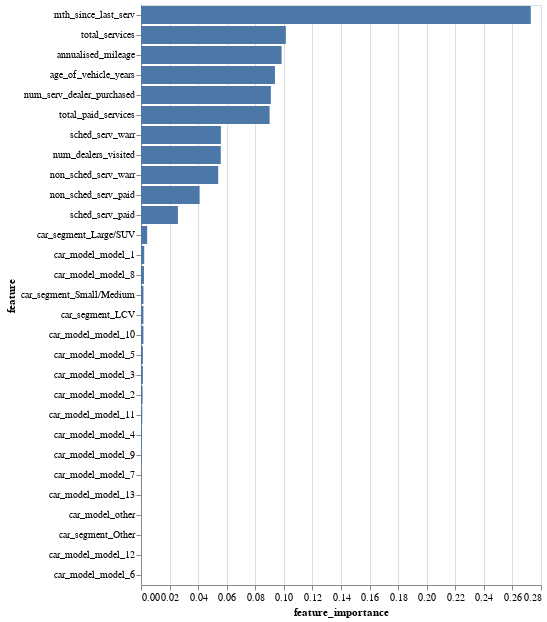

Write notebook code for a chart like this one.
### Markdown cell above
**[8.4]** We can visualise this information on a graph

### Code cell
alt.Chart(feat_imp_tree_df).mark_bar().encode(
    x='feature_importance',
    y=alt.Y("feature", sort='-x'),
    tooltip=['feature','feature_importance'])

### Figure 1 — Vega-Lite specification as saved in the notebook (floating-point values rounded to 4 significant figures)
{"config": {"view": {"continuousWidth": 400, "continuousHeight": 300}}, "data": {"name": "data-141aa6bb25cfeda6000d397a2390e6fd"}, "mark": "bar", "encoding": {"tooltip": [{"type": "nominal", "field": "feature"}, {"type": "quantitative", "field": "feature_importance"}], "x": {"type": "quantitative", "field": "feature_importance"}, "y": {"type": "nominal", "field": "feature", "sort": "-x"}}, "$schema": "https://vega.github.io/schema/vega-lite/v4.8.1.json", "datasets": {"data-141aa6bb25cfeda6000d397a2390e6fd": [{"feature": "mth_since_last_serv", "feature_importance": 0.2729}, {"feature": "total_services", "feature_importance": 0.1014}, {"feature": "annualised_mileage", "feature_importance": 0.09842}, {"feature": "age_of_vehicle_years", "feature_importance": 0.09377}, {"feature": "num_serv_dealer_purchased", "feature_importance": 0.09093}, {"feature": "total_paid_services", "feature_importance": 0.09003}, {"feature": "sched_serv_warr", "feature_importance": 0.05593}, {"feature": "num_dealers_visited", "feature_importance": 0.05585}, {"feature": "non_sched_serv_warr", "feature_importance": 0.05406}, {"feature": "non_sched_serv_paid", "feature_importance": 0.04104}, {"feature": "sched_serv_paid", "feature_importance": 0.02585}, {"feature": "car_segment_Large/SUV", "feature_importance": 0.004318}, {"feature": "car_model_model_1", "feature_importance": 0.002256}, {"feature": "car_model_model_8", "feature_importance": 0.002055}, {"feature": "car_segment_Small/Medium", "feature_importance": 0.001714}, {"feature": "car_segment_LCV", "feature_importance": 0.001699}, {"feature": "car_model_model_10", "feature_importance": 0.00169}, {"feature": "car_model_model_5", "feature_importance": 0.001328}, {"feature": "car_model_model_3", "feature_importance": 0.001311}, {"feature": "car_model_model_2", "feature_importance": 0.001113}, {"feature": "car_model_model_11", "feature_importance": 0.0008969}, {"feature": "car_model_model_4", "feature_importance": 0.000655}, {"feature": "car_model_model_9", "feature_importance": 0.0004007}, {"feature": "car_model_model_7", "feature_importance": 0.0003053}, {"feature": "car_model_model_13", "feature_importance": 9.856e-05}, {"feature": "car_model_other", "feature_importance": 3.855e-05}, {"feature": "car_segment_Other", "feature_importance": 0.0}, {"feature": "car_model_model_12", "feature_importance": 0.0}, {"feature": "car_model_model_6", "feature_importance": 0.0}]}}
